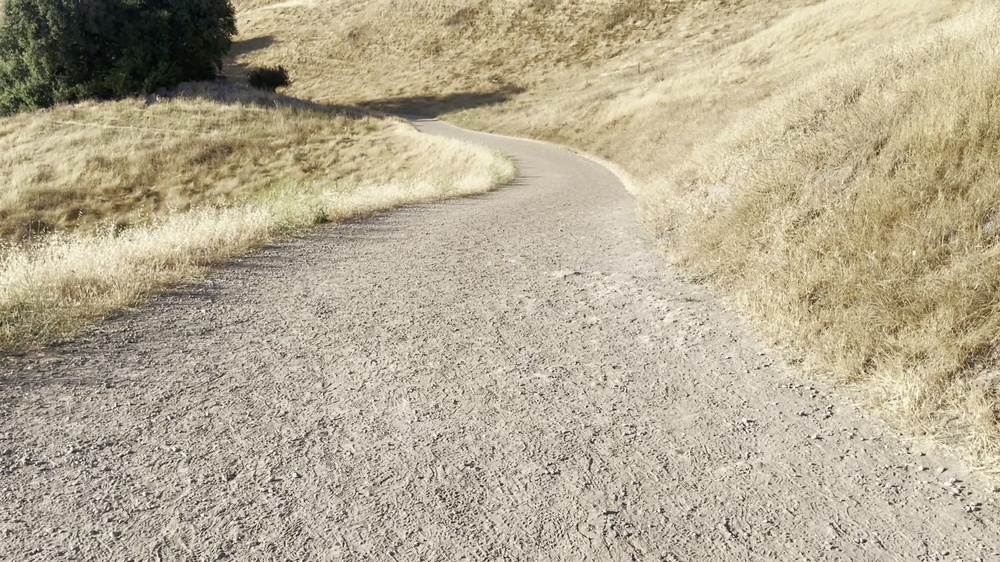
#> input picture data/frames_tmp/landscape_w_moving_around_30s_1751344705/frames/frame_0000001.jpg, 1000 x 562 px, shrunk from 1920 x 1080 before the run
$ python filter.py --frames ../data/frames_tmp/landscape_w_moving_around_30s_1751344705/frames   (older library calls are emulated)
#> lines starting #> are read from the running program, lines starting #| are printed output that depends on the picture
#!/usr/bin/env python3
"""
Frame Filter module - filters blurry and redundant frames
"""

import os
import json
import logging
import shutil
from pathlib import Path
from typing import List, Tuple, Dict
import cv2
import numpy as np
from tqdm import tqdm

logger = logging.getLogger(__name__)


class FrameFilter:
    """Filters frames based on blur detection and temporal sampling"""

    def __init__(self, config: Dict):
        self.config = config
        self.blur_threshold = config['filter']['blur_thresh']
        self.fps_target = config['filter']['fps_target']

    def filter_frames(self, frames_dir: str, output_dir: str = None) -> Dict:
        """
        Filter frames based on blur and temporal criteria

        Args:
            frames_dir: Directory containing input frames
            output_dir: Directory for filtered frames (optional)

        Returns:
            Dict with filtering statistics and output paths
        """
        frames_path = Path(frames_dir)
        if not frames_path.exists():
            raise FileNotFoundError(f"Frames directory not found: {frames_path}")

        # Get all frame files
        frame_files = sorted(frames_path.glob("frame_*.jpg"))
        if not frame_files:
            raise ValueError(f"No frame files found in {frames_path}")

        logger.info(f"Found {len(frame_files)} frames to filter")

        # Set up output directory
        if output_dir:
            output_path = Path(output_dir)
        else:
            output_path = frames_path.parent / "frames_filtered"

        output_path.mkdir(parents=True, exist_ok=True)

        # Step 1: Blur detection
        sharp_frames = self._filter_blurry_frames(frame_files)
        logger.info(f"After blur filtering: {len(sharp_frames)} frames")

        # Step 2: Temporal sampling
        sampled_frames = self._temporal_sampling(sharp_frames)
        logger.info(f"After temporal sampling: {len(sampled_frames)} frames")

        # Step 3: Copy filtered frames to output directory
        copied_files = self._copy_filtered_frames(sampled_frames, output_path)

        # Create filter metadata
        metadata = {
            "input_dir": str(frames_path),
            "output_dir": str(output_path),
            "original_count": len(frame_files),
            "after_blur_filter": len(sharp_frames),
            "final_count": len(copied_files),
            "blur_threshold": self.blur_threshold,
            "fps_target": self.fps_target,
            "filtered_files": [str(f) for f in copied_files]
        }

        # Save metadata
        metadata_path = output_path / "filter_metadata.json"
        with open(metadata_path, 'w') as f:
            json.dump(metadata, f, indent=2)

        return metadata

    def _filter_blurry_frames(self, frame_files: List[Path]) -> List[Tuple[Path, float]]:
        """
        Filter out blurry frames using variance of Laplacian

        Returns:
            List of tuples (frame_path, sharpness_score)
        """
        sharp_frames = []

        logger.info("Analyzing frame sharpness...")
        for frame_file in tqdm(frame_files, desc="Blur detection"):
            sharpness = self._calculate_sharpness(frame_file)
#> in _calculate_sharpness, `image = cv2.imread(str(image_path), cv2.IMREAD_GRAYSCALE)`:
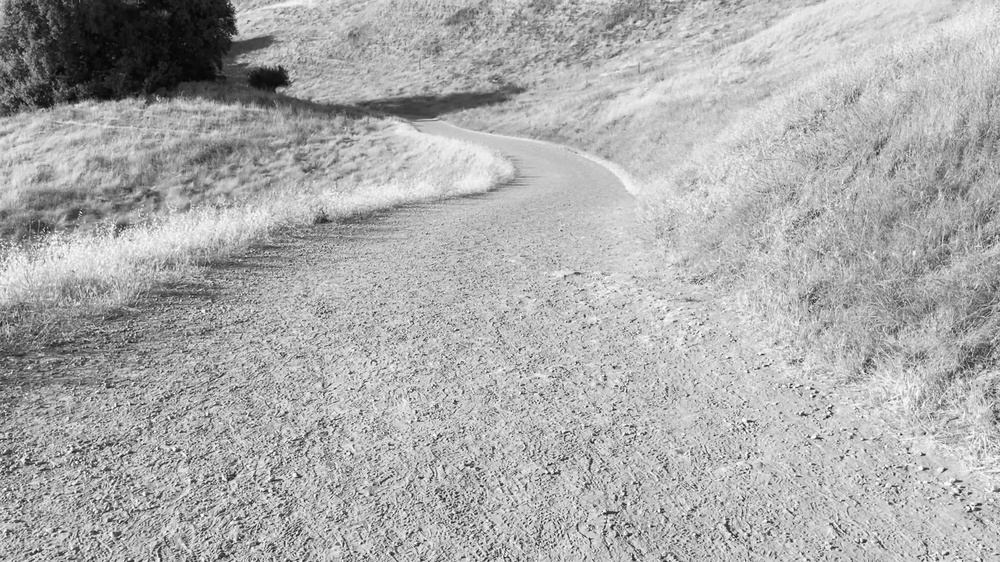
#> image: shape (562, 1000); min 1, max 255, mean 171.5
#> in _calculate_sharpness, `laplacian = cv2.Laplacian(image, cv2.CV_64F)`:
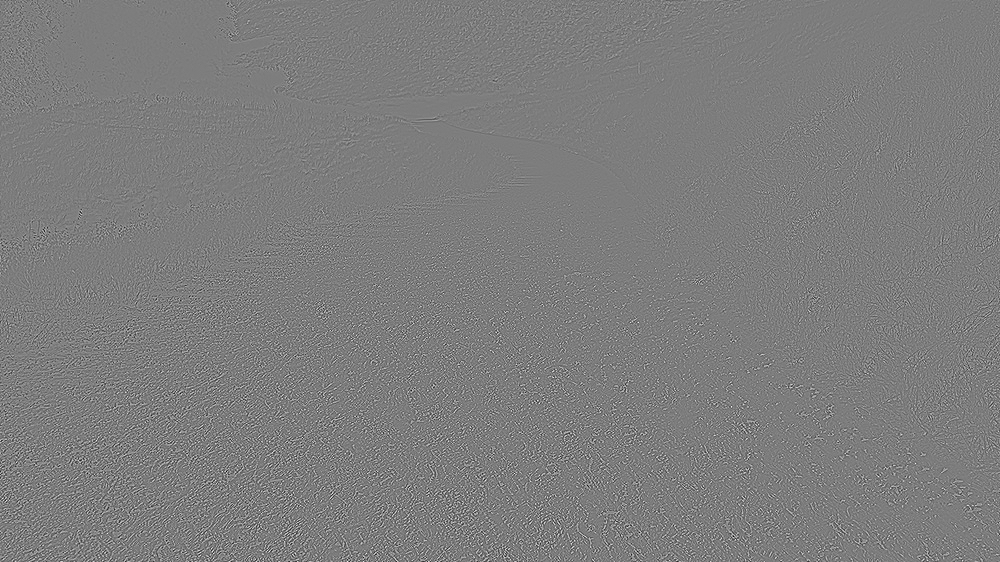
#> laplacian: shape (562, 1000) float64; min -481, max 496, mean 0; drawn with min black and max white
#> in _calculate_sharpness, `variance = laplacian.var()`: variance = 4896.1
#> sharpness = 4896.1

            if sharpness >= self.blur_threshold:
                sharp_frames.append((frame_file, sharpness))
#> pass 2 of the loop in _filter_blurry_frames, `for frame_file in tqdm(frame_files, desc="Blur detection"):`:
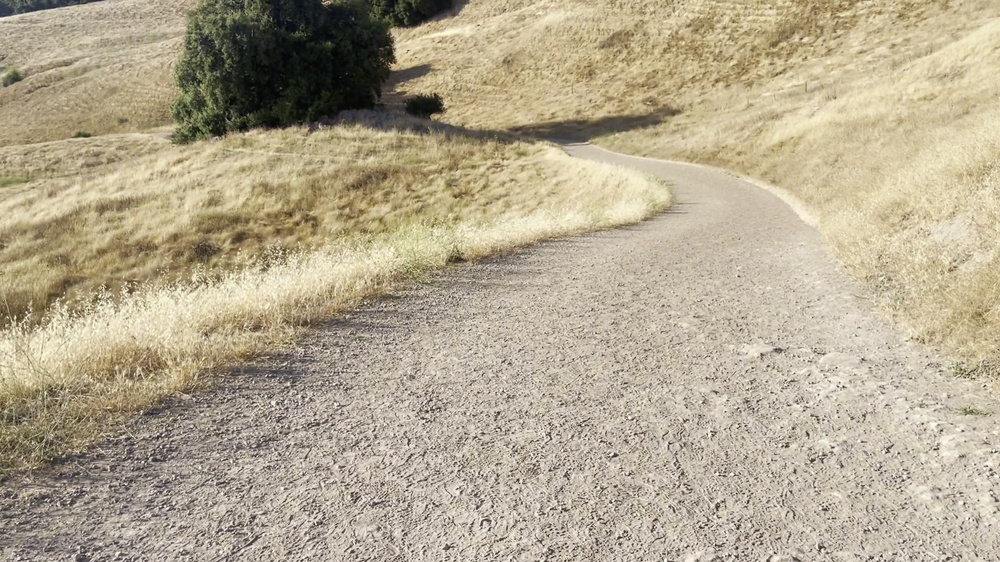
#> input picture data/frames_tmp/landscape_w_moving_around_30s_1751344705/frames/frame_0000003.jpg, 1000 x 562 px, shrunk from 1920 x 1080 before the run
#> in _calculate_sharpness (call 2), `image = cv2.imread(str(image_path), cv2.IMREAD_GRAYSCALE)`:
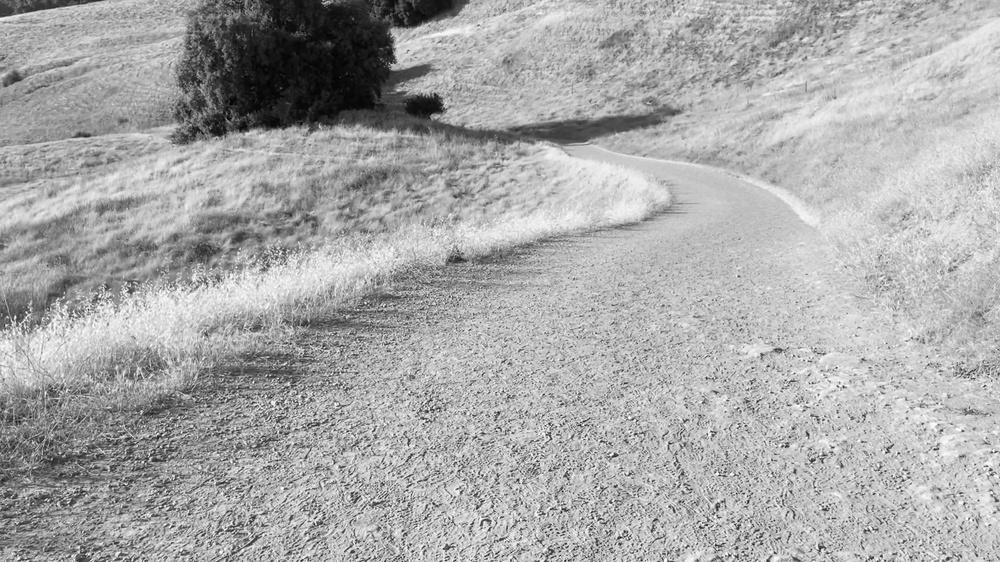
#> image: shape (562, 1000); min 1, max 255, mean 168.9
#> in _calculate_sharpness (call 2), `laplacian = cv2.Laplacian(image, cv2.CV_64F)`:
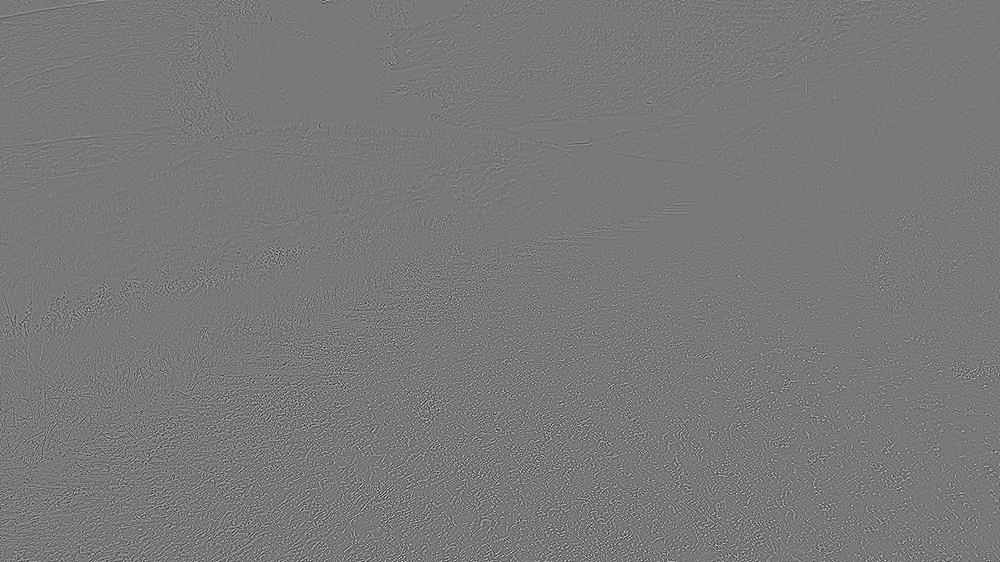
#> laplacian: shape (562, 1000) float64; min -450, max 499, mean 0; drawn with min black and max white
#> variance = 3827.7
#> in filter_frames, `sharp_frames = self._filter_blurry_frames(frame_files)`: sharp_frames = 2 items

        return sharp_frames

    def _calculate_sharpness(self, image_path: Path) -> float:
        """
        Calculate sharpness using variance of Laplacian

        Args:
            image_path: Path to image file

        Returns:
            Sharpness score (higher = sharper)
        """
        try:
            # Read image in grayscale
            image = cv2.imread(str(image_path), cv2.IMREAD_GRAYSCALE)
            if image is None:
                logger.warning(f"Could not read image: {image_path}")
                return 0.0

            # Calculate Laplacian variance
            laplacian = cv2.Laplacian(image, cv2.CV_64F)
            variance = laplacian.var()

            return float(variance)

        except Exception as e:
            logger.error(f"Error calculating sharpness for {image_path}: {e}")
            return 0.0

    def _temporal_sampling(self, sharp_frames: List[Tuple[Path, float]]) -> List[Path]:
        """
        Perform temporal sampling to achieve target FPS

        Args:
            sharp_frames: List of (frame_path, sharpness_score) tuples

        Returns:
            List of selected frame paths
        """
        if not sharp_frames:
            return []

        # Sort by frame number (extracted from filename)
        sharp_frames.sort(key=lambda x: self._extract_frame_number(x[0]))

        # Calculate sampling interval
        # Assuming original extraction was at 1 FPS, adjust for target FPS
        original_fps = 1.0  # Frames were extracted at 1 FPS
        if self.fps_target >= original_fps:
            # No need to downsample
            return [frame[0] for frame in sharp_frames]

        sample_interval = original_fps / self.fps_target

        # Sample frames
        sampled_frames = []
        last_selected_idx = -sample_interval

        for i, (frame_path, sharpness) in enumerate(sharp_frames):
            if i - last_selected_idx >= sample_interval:
                sampled_frames.append(frame_path)
                last_selected_idx = i

        return sampled_frames

    def _extract_frame_number(self, frame_path: Path) -> int:
        """Extract frame number from filename like frame_0000001.jpg"""
        try:
            return int(frame_path.stem.split('_')[1])
        except (IndexError, ValueError):
            logger.warning(f"Could not extract frame number from {frame_path}")
            return 0

    def _copy_filtered_frames(self, selected_frames: List[Path], output_dir: Path) -> List[Path]:
        """
        Copy selected frames to output directory with sequential naming

        Args:
            selected_frames: List of frame paths to copy
            output_dir: Destination directory

        Returns:
            List of copied file paths
        """
        copied_files = []

        logger.info("Copying filtered frames...")
        for i, frame_path in enumerate(tqdm(selected_frames, desc="Copying frames")):
            # Create sequential filename
            output_filename = f"frame_{i+1:07d}.jpg"
            output_path = output_dir / output_filename

            try:
                shutil.copy2(frame_path, output_path)
                copied_files.append(output_path)
            except Exception as e:
                logger.error(f"Failed to copy {frame_path} to {output_path}: {e}")
#> this loop made 2 passes
#> output_filename on passes 1 to 2: 'frame_0000001.jpg', 'frame_0000002.jpg'
#> after the loop, copied_files = 2 items

        return copied_files

    def analyze_frame_quality(self, frames_dir: str) -> Dict:
        """
        Analyze frame quality without filtering (for debugging)

        Args:
            frames_dir: Directory containing frames

        Returns:
            Dict with quality statistics
        """
        frames_path = Path(frames_dir)
        frame_files = sorted(frames_path.glob("frame_*.jpg"))

        sharpness_scores = []

        logger.info("Analyzing frame quality...")
        for frame_file in tqdm(frame_files, desc="Quality analysis"):
            sharpness = self._calculate_sharpness(frame_file)
            sharpness_scores.append(sharpness)

        if sharpness_scores:
            stats = {
                "total_frames": len(sharpness_scores),
                "mean_sharpness": float(np.mean(sharpness_scores)),
                "std_sharpness": float(np.std(sharpness_scores)),
                "min_sharpness": float(np.min(sharpness_scores)),
                "max_sharpness": float(np.max(sharpness_scores)),
                "frames_above_threshold": int(np.sum(np.array(sharpness_scores) >= self.blur_threshold)),
                "blur_threshold": self.blur_threshold
            }
        else:
            stats = {"error": "No frames found or analyzed"}

        return stats


def main():
    """CLI interface for filter module"""
    import argparse
    import yaml

    parser = argparse.ArgumentParser(description="Filter video frames")
    parser.add_argument("--frames", required=True, help="Input frames directory")
    parser.add_argument("--out", help="Output directory for filtered frames")
    parser.add_argument("--blur-thresh", type=float, help="Blur threshold override")
    parser.add_argument("--fps", type=float, help="Target FPS override")
    parser.add_argument("--config", default="pipeline/config.yaml", help="Config file")
    parser.add_argument("--analyze-only", action="store_true", help="Only analyze quality, don't filter")
    parser.add_argument("--debug", action="store_true", help="Enable debug logging")

    args = parser.parse_args()

    # Set up logging
    log_level = logging.DEBUG if args.debug else logging.INFO
    logging.basicConfig(level=log_level, format='%(asctime)s - %(name)s - %(levelname)s - %(message)s')

    # Load config
    with open(args.config, 'r') as f:
        config = yaml.safe_load(f)

    # Override config with CLI args if provided
    if args.blur_thresh is not None:
        config['filter']['blur_thresh'] = args.blur_thresh
    if args.fps is not None:
        config['filter']['fps_target'] = args.fps

    # Create filter
    frame_filter = FrameFilter(config)

    try:
        if args.analyze_only:
            stats = frame_filter.analyze_frame_quality(args.frames)
            print("Frame Quality Analysis:")
            for key, value in stats.items():
                print(f"  {key}: {value}")
        else:
            metadata = frame_filter.filter_frames(args.frames, args.out)
#> metadata = 8 items
            print(f"✓ Filtering complete. Results:")
            print(f"  Original frames: {metadata['original_count']}")
#|   Original frames: 2
            print(f"  After blur filter: {metadata['after_blur_filter']}")
#|   After blur filter: 2
            print(f"  Final count: {metadata['final_count']}")
#|   Final count: 2
            print(f"  Output directory: {metadata['output_dir']}")
#|   Output directory: ../data/frames_tmp/landscape_w_moving_around_30s_1751344705/frames_filtered

    except Exception as e:
        logger.error(f"Filtering failed: {e}")
        exit(1)


if __name__ == "__main__":
    main()
